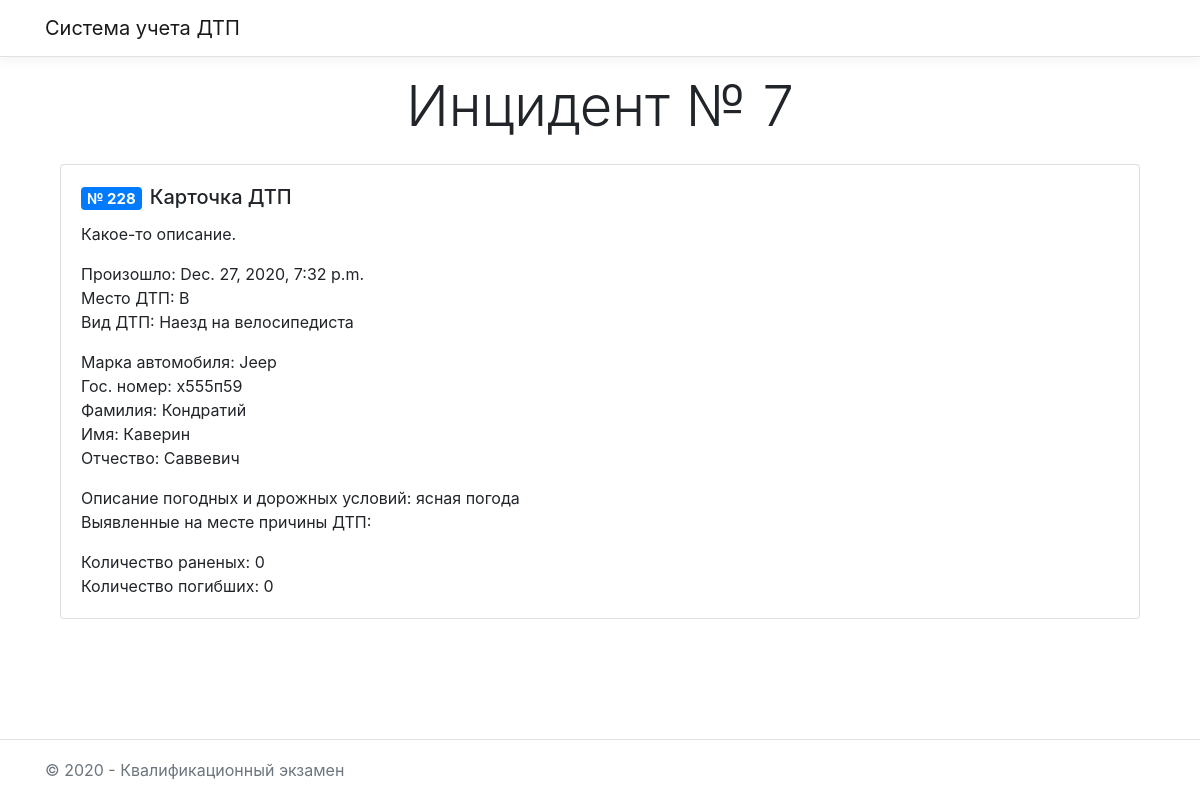
The app's page /allIncidents/7 with its own data.
### GAI/models.py (models this page shows)
class cards(models.Model):
    date = models.DateTimeField(auto_now_add=True)
    place = models.CharField(max_length=500)
    incident = models.ForeignKey(type_incident, on_delete=models.CASCADE)
    driver = models.ForeignKey(drivers, on_delete=models.CASCADE)
    died_count = models.IntegerField()
    injured_count = models.IntegerField()
    car = models.ForeignKey(cars, on_delete=models.CASCADE)
    weather = models.ForeignKey(conditionals, on_delete=models.CASCADE)
    prichiny = models.ManyToManyField(reasons_DTP)

class type_incident(models.Model):
    name = models.CharField(max_length=220)

class cars(models.Model):
    cars_brand = models.ForeignKey(cars_brand, on_delete=models.CASCADE)
    plate_number = models.CharField(max_length=8)
    insurance_number = models.CharField(max_length=100)

class cars_brand(models.Model):
    name = models.CharField(max_length=100)

class drivers(models.Model):
    name = models.CharField(max_length=200)
    familia = models.CharField(max_length=200)
    otchestvo = models.CharField(max_length=200)
    license_number = models.CharField(max_length=10)

class conditionals(models.Model):
    name = models.CharField(max_length=100)

### GAI/views.py (the view)
# urls.py: path('allIncidents/<int:id>', views.thIncident)
def thIncident(request, id):
    card = models.cards.objects.all().filter(id=id)
    return render(request, "aboutRoadAccident.html", {"card":card[0]})

### templates/aboutRoadAccident.html (shortened to what this page needs)
{% extends "base.html" %}
{% block main %}
<main role="main" class="pb-3">
	<div>
		<h1 class="display-4 mb-4 text-center">Инцидент № {{card.id}}</h1>
		<div class="container">
			<div class="card mb-2">
				<div class="card-body">
					<h5 class="card-title"><span class="badge badge-primary mr-2">№ 228</span>Карточка ДТП</h5>
					<p class="card-text">Какое-то описание.</p>
					<p class="card-text mb-0">Произошло: {{ card.date }}</p>
					<p class="card-text mb-0">Место ДТП: {{ card.place}}</p>
					<p class="card-text">Вид ДТП: {{ card.incident.name }}</p>
					<p class="card-text mb-0">Марка автомобиля: {{ card.car.cars_brand.name }}</p>
					<p class="card-text mb-0">Гос. номер: {{card.car.plate_number}}</p>
					<p class="card-text mb-0">Фамилия: {{ card.driver.familia }}</p>
					<p class="card-text mb-0">Имя: {{ card.driver.name }}</p>
					<p class="card-text">Отчество: {{ card.driver.otchestvo }}</p>
					<p class="card-text mb-0">Описание погодных и дорожных условий: {{ card.weather.name }}</p>
					<p class="card-text">Выявленные на месте причины ДТП: </p>
					<p class="card-text mb-0">Количество раненых: {{card.injured_count}}</p>
					<p class="card-text">Количество погибших: {{ card.died_count }}</p>
				</div>
			</div>
		</div>
	</div>
</main>
{% endblock main %}

### static/res/style.css (style rules this page uses)
html { font-size: 14px; }
@media (min-width: 768px) { html { font-size: 16px; } }
html { position: relative; min-height: 100%; }
body { margin-bottom: 60px; }

### templates/base.html (style rules this page uses)
html { font-size: 14px; }
@media (min-width: 768px) { html { font-size: 16px; } }
html { position: relative; min-height: 100%; }
body { margin-bottom: 60px; }

### records on screen
cards: id "7", date "Dec. 27, 2020, 7:32 p.m.", place "В", incident.name "Наезд на велосипедиста", car.cars_brand.name "Jeep", car.plate_number "х555п59", driver.familia "Кондратий", driver.name "Каверин", driver.otchestvo "Саввевич", weather.name "ясная погода", injured_count "0", died_count "0"
